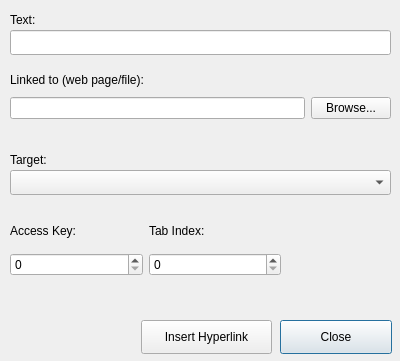
<?xml version="1.0" encoding="UTF-8"?>
<ui version="4.0">
 <class>InsertHyperlinkDialog</class>
 <widget class="QDialog" name="InsertHyperlinkDialog">
  <property name="geometry">
   <rect>
    <x>0</x>
    <y>0</y>
    <width>400</width>
    <height>361</height>
   </rect>
  </property>
  <property name="windowTitle">
   <string>Insert Hyperlink</string>
  </property>
  <widget class="QLabel" name="label">
   <property name="geometry">
    <rect>
     <x>10</x>
     <y>10</y>
     <width>381</width>
     <height>19</height>
    </rect>
   </property>
   <property name="text">
    <string>Text:</string>
   </property>
  </widget>
  <widget class="QLineEdit" name="textTextBox">
   <property name="geometry">
    <rect>
     <x>10</x>
     <y>30</y>
     <width>381</width>
     <height>25</height>
    </rect>
   </property>
  </widget>
  <widget class="QLabel" name="label_2">
   <property name="geometry">
    <rect>
     <x>10</x>
     <y>70</y>
     <width>381</width>
     <height>19</height>
    </rect>
   </property>
   <property name="text">
    <string>Linked to (web page/file): </string>
   </property>
  </widget>
  <widget class="QLabel" name="label_3">
   <property name="geometry">
    <rect>
     <x>10</x>
     <y>150</y>
     <width>381</width>
     <height>19</height>
    </rect>
   </property>
   <property name="text">
    <string>Target:</string>
   </property>
  </widget>
  <widget class="QComboBox" name="targetComboBox">
   <property name="geometry">
    <rect>
     <x>10</x>
     <y>170</y>
     <width>381</width>
     <height>25</height>
    </rect>
   </property>
   <item>
    <property name="text">
     <string/>
    </property>
   </item>
   <item>
    <property name="text">
     <string>_blank</string>
    </property>
   </item>
   <item>
    <property name="text">
     <string>new</string>
    </property>
   </item>
   <item>
    <property name="text">
     <string>_parent</string>
    </property>
   </item>
   <item>
    <property name="text">
     <string>_self</string>
    </property>
   </item>
   <item>
    <property name="text">
     <string>_top</string>
    </property>
   </item>
  </widget>
  <widget class="QPushButton" name="closeButton">
   <property name="geometry">
    <rect>
     <x>280</x>
     <y>320</y>
     <width>112</width>
     <height>34</height>
    </rect>
   </property>
   <property name="text">
    <string>Close</string>
   </property>
  </widget>
  <widget class="QPushButton" name="insertButton">
   <property name="geometry">
    <rect>
     <x>141</x>
     <y>320</y>
     <width>131</width>
     <height>34</height>
    </rect>
   </property>
   <property name="text">
    <string>Insert Hyperlink</string>
   </property>
  </widget>
  <widget class="QWidget" name="">
   <property name="geometry">
    <rect>
     <x>10</x>
     <y>90</y>
     <width>381</width>
     <height>36</height>
    </rect>
   </property>
   <layout class="QHBoxLayout" name="horizontalLayout">
    <item>
     <widget class="QLineEdit" name="linkTextBox"/>
    </item>
    <item>
     <widget class="QPushButton" name="browseButton">
      <property name="text">
       <string>Browse...</string>
      </property>
     </widget>
    </item>
   </layout>
  </widget>
  <widget class="QWidget" name="">
   <property name="geometry">
    <rect>
     <x>10</x>
     <y>220</y>
     <width>271</width>
     <height>21</height>
    </rect>
   </property>
   <layout class="QHBoxLayout" name="horizontalLayout_2">
    <item>
     <widget class="QLabel" name="label_4">
      <property name="text">
       <string>Access Key:</string>
      </property>
     </widget>
    </item>
    <item>
     <widget class="QLabel" name="label_5">
      <property name="text">
       <string>Tab Index:</string>
      </property>
     </widget>
    </item>
   </layout>
  </widget>
  <widget class="QWidget" name="">
   <property name="geometry">
    <rect>
     <x>10</x>
     <y>250</y>
     <width>271</width>
     <height>29</height>
    </rect>
   </property>
   <layout class="QHBoxLayout" name="horizontalLayout_3">
    <item>
     <widget class="QSpinBox" name="accessKeySpinBox"/>
    </item>
    <item>
     <widget class="QSpinBox" name="tabIndexSpinBox"/>
    </item>
   </layout>
  </widget>
 </widget>
 <resources/>
 <connections/>
</ui>
